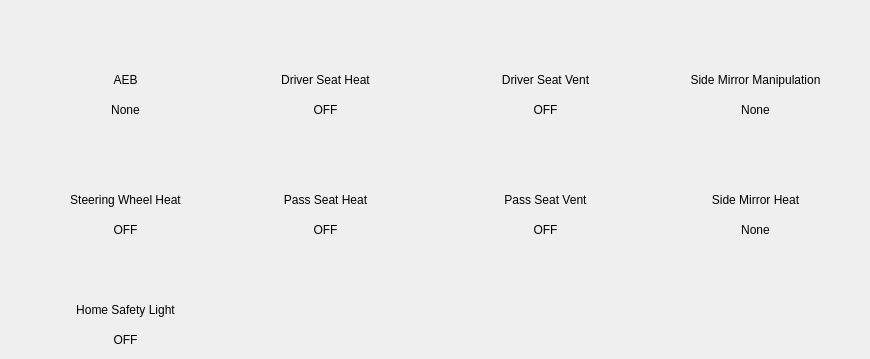
    <widget class="QWidget" name="mmi_messages">
     <attribute name="title">
      <string>MMI Messages</string>
     </attribute>
     <widget class="QLabel" name="txt_res_side_mani">
      <property name="geometry">
       <rect>
        <x>650</x>
        <y>100</y>
        <width>211</width>
        <height>20</height>
       </rect>
      </property>
      <property name="text">
       <string>None</string>
      </property>
      <property name="alignment">
       <set>Qt::AlignCenter</set>
      </property>
     </widget>
     <widget class="QLabel" name="txt_res_drv_vent">
      <property name="geometry">
       <rect>
        <x>440</x>
        <y>100</y>
        <width>211</width>
        <height>20</height>
       </rect>
      </property>
      <property name="text">
       <string>OFF</string>
      </property>
      <property name="alignment">
       <set>Qt::AlignCenter</set>
      </property>
     </widget>
     <widget class="QLabel" name="txt_drv_vent">
      <property name="geometry">
       <rect>
        <x>440</x>
        <y>70</y>
        <width>211</width>
        <height>20</height>
       </rect>
      </property>
      <property name="text">
       <string>Driver Seat Vent</string>
      </property>
      <property name="alignment">
       <set>Qt::AlignCenter</set>
      </property>
     </widget>
     <widget class="QLabel" name="txt_side_mani">
      <property name="geometry">
       <rect>
        <x>650</x>
        <y>70</y>
        <width>211</width>
        <height>20</height>
       </rect>
      </property>
      <property name="text">
       <string>Side Mirror Manipulation</string>
      </property>
      <property name="alignment">
       <set>Qt::AlignCenter</set>
      </property>
     </widget>
     <widget class="QLabel" name="txt_drv_heat">
      <property name="geometry">
       <rect>
        <x>220</x>
        <y>70</y>
        <width>211</width>
        <height>20</height>
       </rect>
      </property>
      <property name="text">
       <string>Driver Seat Heat</string>
      </property>
      <property name="alignment">
       <set>Qt::AlignCenter</set>
      </property>
     </widget>
     <widget class="QLabel" name="txt_res_drv_heat">
      <property name="geometry">
       <rect>
        <x>220</x>
        <y>100</y>
        <width>211</width>
        <height>20</height>
       </rect>
      </property>
      <property name="text">
       <string>OFF</string>
      </property>
      <property name="alignment">
       <set>Qt::AlignCenter</set>
      </property>
     </widget>
     <widget class="QLabel" name="txt_aeb">
      <property name="geometry">
       <rect>
        <x>20</x>
        <y>70</y>
        <width>211</width>
        <height>20</height>
       </rect>
      </property>
      <property name="text">
       <string>AEB</string>
      </property>
      <property name="alignment">
       <set>Qt::AlignCenter</set>
      </property>
     </widget>
     <widget class="QLabel" name="txt_res_aeb">
      <property name="geometry">
       <rect>
        <x>20</x>
        <y>100</y>
        <width>211</width>
        <height>20</height>
       </rect>
      </property>
      <property name="text">
       <string>None</string>
      </property>
      <property name="alignment">
       <set>Qt::AlignCenter</set>
      </property>
     </widget>
     <widget class="QLabel" name="txt_st_whl_heat">
      <property name="geometry">
       <rect>
        <x>20</x>
        <y>190</y>
        <width>211</width>
        <height>20</height>
       </rect>
      </property>
      <property name="text">
       <string>Steering Wheel Heat</string>
      </property>
      <property name="alignment">
       <set>Qt::AlignCenter</set>
      </property>
     </widget>
     <widget class="QLabel" name="txt_res_st_whl_heat">
      <property name="geometry">
       <rect>
        <x>20</x>
        <y>220</y>
        <width>211</width>
        <height>20</height>
       </rect>
      </property>
      <property name="text">
       <string>OFF</string>
      </property>
      <property name="alignment">
       <set>Qt::AlignCenter</set>
      </property>
     </widget>
     <widget class="QLabel" name="txt_res_pass_heat">
      <property name="geometry">
       <rect>
        <x>220</x>
        <y>220</y>
        <width>211</width>
        <height>20</height>
       </rect>
      </property>
      <property name="text">
       <string>OFF</string>
      </property>
      <property name="alignment">
       <set>Qt::AlignCenter</set>
      </property>
     </widget>
     <widget class="QLabel" name="txt_pass_heat">
      <property name="geometry">
       <rect>
        <x>220</x>
        <y>190</y>
        <width>211</width>
        <height>20</height>
       </rect>
      </property>
      <property name="text">
       <string>Pass Seat Heat</string>
      </property>
      <property name="alignment">
       <set>Qt::AlignCenter</set>
      </property>
     </widget>
     <widget class="QLabel" name="txt_pass_vent">
      <property name="geometry">
       <rect>
        <x>440</x>
        <y>190</y>
        <width>211</width>
        <height>20</height>
       </rect>
      </property>
      <property name="text">
       <string>Pass Seat Vent</string>
      </property>
      <property name="alignment">
       <set>Qt::AlignCenter</set>
      </property>
     </widget>
     <widget class="QLabel" name="txt_res_pass_vent">
      <property name="geometry">
       <rect>
        <x>440</x>
        <y>220</y>
        <width>211</width>
        <height>20</height>
       </rect>
      </property>
      <property name="text">
       <string>OFF</string>
      </property>
      <property name="alignment">
       <set>Qt::AlignCenter</set>
      </property>
     </widget>
     <widget class="QLabel" name="txt_side_heat">
      <property name="geometry">
       <rect>
        <x>650</x>
        <y>190</y>
        <width>211</width>
        <height>20</height>
       </rect>
      </property>
      <property name="text">
       <string>Side Mirror Heat</string>
      </property>
      <property name="alignment">
       <set>Qt::AlignCenter</set>
      </property>
     </widget>
     <widget class="QLabel" name="txt_res_side_heat">
      <property name="geometry">
       <rect>
        <x>650</x>
        <y>220</y>
        <width>211</width>
        <height>20</height>
       </rect>
      </property>
      <property name="text">
       <string>None</string>
      </property>
      <property name="alignment">
       <set>Qt::AlignCenter</set>
      </property>
     </widget>
     <widget class="QLabel" name="txt_res_light">
      <property name="geometry">
       <rect>
        <x>20</x>
        <y>330</y>
        <width>211</width>
        <height>20</height>
       </rect>
      </property>
      <property name="text">
       <string>OFF</string>
      </property>
      <property name="alignment">
       <set>Qt::AlignCenter</set>
      </property>
     </widget>
     <widget class="QLabel" name="txt_light">
      <property name="geometry">
       <rect>
        <x>20</x>
        <y>300</y>
        <width>211</width>
        <height>20</height>
       </rect>
      </property>
      <property name="text">
       <string>Home Safety Light</string>
      </property>
      <property name="alignment">
       <set>Qt::AlignCenter</set>
      </property>
     </widget>
    </widget>
